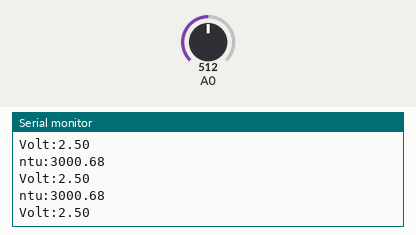
Recording of a sketch running on a simulated Arduino Uno, built with avr-gcc and run on an emulated ATmega328P. Shown: the last lines printed to the serial monitor. The test bench sets the inputs (shaded band); at power-on: A0 = 512.

Above: at 1.3 s.
1.4 s: A0 set to 716
At 1.82 s:
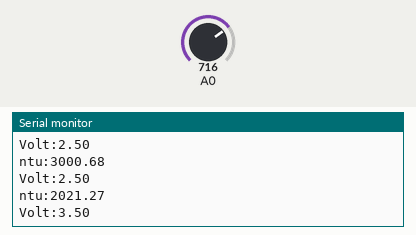
2.9 s: A0 set to 900
At 3.32 s:
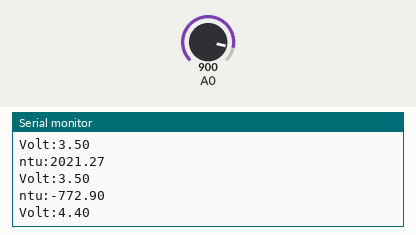
Timing chart, 0 to 5.9 s (numbered marks = the images above; inputs shaded):
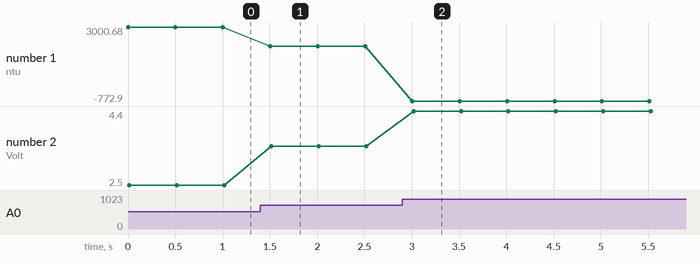

Measured:
- after the input at 1.4 s, the serial monitor: prints a new line after 0.10 s (image 1)
- after the input at 2.9 s, the serial monitor: prints a new line after 0.11 s (image 2)
- plotted number 1: 3000.68 → 2021.27 after the input at 1.4 s, 2021.27 → -772.9 after the input at 2.9 s
- plotted number 2: 2.5 → 3.5 after the input at 1.4 s, 3.5 → 4.4 after the input at 2.9 s

The sketch:

turbidity.ino
```cpp
/*
  Turbiditeit

  Een troebeleidssensor van een wasmachine kan gebruikt worden voor troebelheid.
  https://wiki.dfrobot.com/Turbidity_sensor_SKU__SEN0189

*/
float ntu;
float voltage;

void setup() {
  Serial.begin(9600);
}

void loop() {
  ntu = readNtu();
  Serial.print("ntu:");
  Serial.println(ntu);
  Serial.print("Volt:");
  Serial.print(voltage);
  Serial.println();
  delay(500);
}

float readNtu ()  {
  float sensorVal;
  int sensorValue = analogRead(A0);                                    // read analog pin A0
  voltage = sensorValue * (5.0 / 1023.0);                              // calculate voltage
  sensorVal = (-1120.4 * pow(voltage, 2)) + 5742.3 * voltage - 4352.9; // from datasheet
  return sensorVal;
}
```
